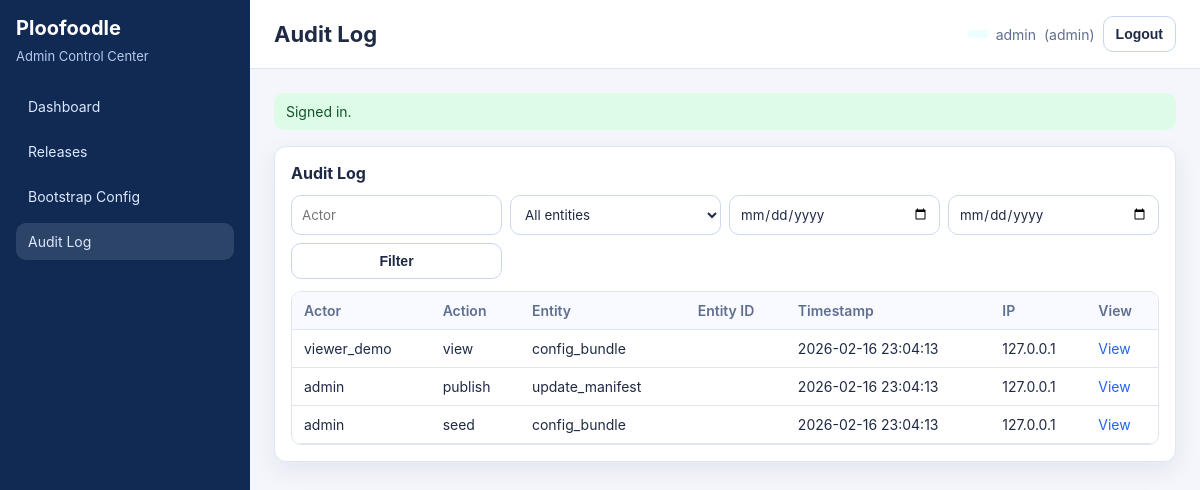
Page /index.php?_route=/admin/audit (signed in) on the committed database.
### tables this page shows
CREATE TABLE IF NOT EXISTS admin_audit_log (
  id BIGINT UNSIGNED AUTO_INCREMENT PRIMARY KEY,
  actor_user_id BIGINT UNSIGNED NULL,
  actor_username VARCHAR(80) NOT NULL,
  actor_role VARCHAR(20) NOT NULL,
  action VARCHAR(40) NOT NULL,
  entity_type VARCHAR(40) NOT NULL,
  entity_id BIGINT UNSIGNED NULL,
  platform VARCHAR(20) NULL,
  channel VARCHAR(30) NULL,
  before_json JSON NULL,
  after_json JSON NULL,
  ip_address VARCHAR(64) NULL,
  user_agent VARCHAR(255) NULL,
  created_at TIMESTAMP NOT NULL DEFAULT CURRENT_TIMESTAMP,
  KEY idx_aal_entity (entity_type, entity_id),
  KEY idx_aal_actor (actor_username),
  KEY idx_aal_created_at (created_at),
  CONSTRAINT fk_aal_actor_user FOREIGN KEY (actor_user_id) REFERENCES admin_users(id)
    ON DELETE SET NULL
);

### src/Controllers/BaseController.php (called while the page is built, shortened)
<?php
abstract class BaseController
{
    protected function render(string $viewFile, array $vars = []): void
    {
        $viewPath = PLOO_BASE_PATH . '/src/Views/' . $viewFile;
        extract($vars, EXTR_SKIP);
        require $viewPath;
    }
}

### src/Controllers/AdminAuditController.php (called while the page is built, shortened)
<?php
final class AdminAuditController extends BaseController
{
    public function index(): void
    {
        $user = (new RequireAdminAuth())->handle();
        $filters = [
            'actor' => (string)($this->request->query('actor', '') ?? ''),
            'entity_type' => (string)($this->request->query('entity_type', '') ?? ''),
            'from' => (string)($this->request->query('from', '') ?? ''),
            'to' => (string)($this->request->query('to', '') ?? ''),
        ];
        $rows = [];
        try {
            $rows = (new AuditLogRepository(Db::pdo()))->search($filters);
        } catch (\Throwable $e) {
            \ploo_flash('error', 'Audit table not available yet.');
        }
        $this->render('admin/audit/index.php', [
            'user' => $user,
            'flash' => \ploo_take_flash(),
            'csrfToken' => \ploo_csrf_token(),
            'rows' => $rows,
            'filters' => $filters,
        ]);
    }
}

### src/Core/Router.php (called while the page is built, shortened)
<?php
final class Router
{
    private array $routes = [];
    public function get(string $path, array $handler): void
    {
        $this->routes['GET'][$path] = $handler;
    }
    public function post(string $path, array $handler): void
    {
        $this->routes['POST'][$path] = $handler;
    }
    public function dispatch(): void
    {
        $request = new Request();
        $response = new Response();
        $method = $request->method();
        $path = rtrim($request->path(), '/') ?: '/';
        $handler = $this->routes[$method][$path] ?? null;
        try {
            [$class, $action] = $handler;
            $controller = new $class($request, $response);
            $controller->{$action}();
        } catch (\Throwable $e) {
            $response->json(['success' => false, 'error' => 'Internal server error'], 500);
        }
    }
}

### public/index.php (called while the page is built, shortened)
<?php
require_once __DIR__ . '/../src/bootstrap.php';
$router = new Router();
$router->get('/', [AdminDashboardController::class, 'index']);
$router->get('/admin', [AdminDashboardController::class, 'index']);
$router->get('/auth/login', [AuthController::class, 'showLogin']);
$router->post('/auth/login', [AuthController::class, 'login']);
$router->post('/auth/logout', [AuthController::class, 'logout']);
$router->get('/admin/config', [AdminConfigController::class, 'index']);
$router->post('/admin/config', [AdminConfigController::class, 'saveOrPublish']);
$router->post('/admin/config/save-draft', [AdminConfigController::class, 'saveDraft']);
$router->post('/admin/config/publish', [AdminConfigController::class, 'publish']);
$router->post('/admin/config/reset-draft', [AdminConfigController::class, 'resetDraft']);
$router->post('/admin/config/delete-draft', [AdminConfigController::class, 'deleteDraft']);
$router->get('/admin/releases', [AdminReleaseController::class, 'index']);
$router->post('/admin/releases', [AdminReleaseController::class, 'saveOrPublish']);
$router->get('/admin/releases/create', [AdminReleaseController::class, 'create']);
$router->get('/admin/releases/view', [AdminReleaseController::class, 'view']);
$router->get('/admin/releases/edit', [AdminReleaseController::class, 'edit']);
$router->post('/admin/releases/publish', [AdminReleaseController::class, 'publish']);
$router->post('/admin/releases/unpublish', [AdminReleaseController::class, 'unpublish']);
$router->post('/admin/releases/delete', [AdminReleaseController::class, 'delete']);
$router->get('/admin/audit', [AdminAuditController::class, 'index']);
$router->get('/admin/audit/view', [AdminAuditController::class, 'view']);
$router->get('/mobile/bootstrap', [MobileBootstrapController::class, 'show']);
$router->get('/mobile/update', [MobileUpdateController::class, 'show']);
$router->get('/health', [HealthController::class, 'show']);
$router->dispatch();

### src/bootstrap.php (called while the page is built, shortened)
<?php
spl_autoload_register(static function (string $class): void {
    $prefix = 'Ploofoodle\\';
    $relative = substr($class, strlen($prefix));
    $path = PLOO_BASE_PATH . '/src/' . str_replace('\\', '/', $relative) . '.php';
});
$GLOBALS['ploo_config'] = [
    'app' => require PLOO_BASE_PATH . '/config/app.php',
    'db' => require PLOO_BASE_PATH . '/config/db.php',
    'auth' => require PLOO_BASE_PATH . '/config/auth.php',
];
function ploo_config(string $group): array
{
    return $GLOBALS['ploo_config'][$group] ?? [];
}
function ploo_base_path(): string
{
    $configured = trim((string)(ploo_config('app')['base_path'] ?? ''));
    $scriptName = (string)($_SERVER['SCRIPT_NAME'] ?? '/index.php');
    $base = rtrim(str_replace('\\', '/', dirname($scriptName)), '/');
    return $base === '' ? '' : $base;
}
function ploo_route_url(string $route, array $query = []): string
{
    $query = array_merge(['_route' => $route], $query);
    return ploo_base_path() . '/index.php?' . http_build_query($query);
}

### src/Core/Db.php (called while the page is built, shortened)
<?php
final class Db
{
    private static array $config = [];
    private static ?PDO $pdo = null;
    public static function configure(array $config): void
    {
        self::$config = $config;
    }
    public static function pdo(): PDO
    {
        $host = self::$config['host'] ?? '127.0.0.1';
        $port = (int)(self::$config['port'] ?? 3306);
        $name = self::$config['name'] ?? 'up-skill';
        $user = self::$config['user'] ?? 'root';
        $pass = self::$config['pass'] ?? '';
        $charset = self::$config['charset'] ?? 'utf8mb4';
        $dsn = sprintf('mysql:host=%s;port=%d;dbname=%s;charset=%s', $host, $port, $name, $charset);
        self::$pdo = new PDO($dsn, $user, $pass, [
            PDO::ATTR_ERRMODE => PDO::ERRMODE_EXCEPTION,
            PDO::ATTR_DEFAULT_FETCH_MODE => PDO::FETCH_ASSOC,
            PDO::ATTR_EMULATE_PREPARES => false,
        ]);
        return self::$pdo;
    }
}

### src/Core/Request.php (called while the page is built, shortened)
<?php
final class Request
{
    public function query(string $key, ?string $default = null): ?string
    {
        $value = $_GET[$key] ?? null;
        if ($value === null || $value === '') {
            return $default;
        }
        return trim((string)$value);
    }
}

### src/Repositories/AuditLogRepository.php (called while the page is built, shortened)
<?php
final class AuditLogRepository
{
    public function search(array $filters): array
    {
        $sql = 'SELECT * FROM admin_audit_log WHERE 1=1';
        $params = [];
        $sql .= ' ORDER BY created_at DESC, id DESC LIMIT 200';
        $stmt = $this->pdo->prepare($sql);
        $stmt->execute($params);
        $rows = $stmt->fetchAll();
        return is_array($rows) ? $rows : [];
    }
}

### src/Views/admin/audit/index.php (the view, shortened to what this page needs)
<?php
$rows = $rows ?? [];
$filters = $filters ?? ['actor' => '', 'entity_type' => '', 'from' => '', 'to' => ''];
?>
<section class="card">
  <div class="card-head"><h3>Audit Log</h3></div>
  <form method="get" action="<?= htmlspecialchars(ploo_route_url('/admin/audit'), ENT_QUOTES, 'UTF-8') ?>" class="filters">
    <input type="text" name="actor" value="<?= htmlspecialchars((string)$filters['actor'], ENT_QUOTES, 'UTF-8') ?>" placeholder="Actor" />
    <select name="entity_type">
      <option value="">All entities</option>
    </select>
    <input type="date" name="from" value="<?= htmlspecialchars((string)$filters['from'], ENT_QUOTES, 'UTF-8') ?>" />
    <input type="date" name="to" value="<?= htmlspecialchars((string)$filters['to'], ENT_QUOTES, 'UTF-8') ?>" />
    <button class="btn secondary" type="submit">Filter</button>
  </form>
  <div class="table-wrap">
    <table>
      <thead><tr><th>Actor</th><th>Action</th><th>Entity</th><th>Entity ID</th><th>Timestamp</th><th>IP</th><th>View</th></tr></thead>
      <tbody>
      <?php if (empty($rows)): ?>
        <tr><td colspan="7" class="muted">No audit rows found.</td></tr>
      <?php else: foreach ($rows as $row): ?>
        <tr>
          <td><?= htmlspecialchars((string)$row['actor_username'], ENT_QUOTES, 'UTF-8') ?></td>
          <td><?= htmlspecialchars((string)$row['action'], ENT_QUOTES, 'UTF-8') ?></td>
          <td><?= htmlspecialchars((string)$row['entity_type'], ENT_QUOTES, 'UTF-8') ?></td>
          <td><?= htmlspecialchars((string)($row['entity_id'] ?? ''), ENT_QUOTES, 'UTF-8') ?></td>
          <td><?= htmlspecialchars((string)$row['created_at'], ENT_QUOTES, 'UTF-8') ?></td>
          <td><?= htmlspecialchars((string)($row['ip_address'] ?? ''), ENT_QUOTES, 'UTF-8') ?></td>
          <td><a href="<?= htmlspecialchars(ploo_route_url('/admin/audit/view', ['id' => (int)$row['id']]), ENT_QUOTES, 'UTF-8') ?>">View</a></td>
        </tr>
      <?php endforeach; endif; ?>
      </tbody>
    </table>
  </div>
</section>
<?php
require PLOO_BASE_PATH . '/src/Views/layout.php';

### public/assets/admin.css (style rules this page uses)
:root { --bg: #f4f6fb; --surface: #ffffff; --surface-muted: #f8faff; --text: #1f2a44; --text-muted: #5f6f90; --primary: #2563eb; --primary-600: #1d4ed8; --danger: #dc2626; --warning: #d97706; --success: #16a34a; --border: #dfe5f2; --shadow: 0 8px 24px rgba(16, 42, 84, 0.08); --radius: 12px; --space-1: 4px; --space-2: 8px; --space-3: 12px; --space-4: 16px; --space-5: 24px; --space-6: 32px; --font: Inter, Segoe UI, Roboto, Arial, sans-serif; }
* { box-sizing: border-box; }
body { margin: 0; font-family: var(--font); background: var(--bg); color: var(--text); }
a { color: var(--primary); text-decoration: none; }
.card { background: var(--surface); border: 1px solid var(--border); border-radius: var(--radius); box-shadow: var(--shadow); padding: var(--space-4); }
.card-head { display: flex; justify-content: space-between; align-items: center; gap: var(--space-2); margin-bottom: var(--space-3); }
.card-head h3 { margin: 0; font-size: 16px; }
.table-wrap { overflow: auto; border: 1px solid var(--border); border-radius: 10px; }
table { width: 100%; border-collapse: collapse; font-size: 14px; }
th, td { padding: 10px 12px; border-bottom: 1px solid var(--border); text-align: left; }
th { background: var(--surface-muted); font-weight: 600; color: var(--text-muted); }
input, select, textarea { width: 100%; border: 1px solid #cdd8ee; border-radius: 10px; padding: 10px; background: #fff; color: var(--text); font-family: var(--font); }
.btn { border: 1px solid transparent; border-radius: 10px; padding: 9px 12px; cursor: pointer; font-weight: 600; font-size: 14px; background: var(--surface-muted); color: var(--text); }
.btn.secondary { background: #fff; border-color: #c6d5f2; }
.filters { display: grid; grid-template-columns: repeat(4, minmax(160px, 1fr)); gap: var(--space-2); margin-bottom: var(--space-3); }

### rows in the picture
admin_audit_log: actor_username "viewer_demo", action "view", entity_type "config_bundle", created_at "2026-02-16 23:04:13", ip_address "127.0.0.1"
admin_audit_log: actor_username "admin", action "publish", entity_type "update_manifest", created_at "2026-02-16 23:04:13", ip_address "127.0.0.1"
admin_audit_log: actor_username "admin", action "seed", entity_type "config_bundle", created_at "2026-02-16 23:04:13", ip_address "127.0.0.1"

### other values in the picture
$pageTitle "Audit Log"
$u['username'] "admin"
$u['role'] "admin"
$flash['message'] "Signed in."
